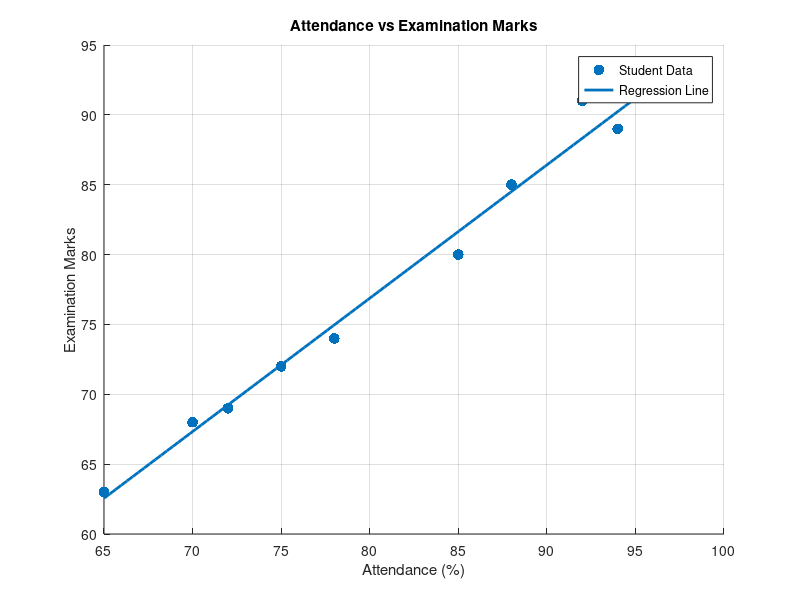
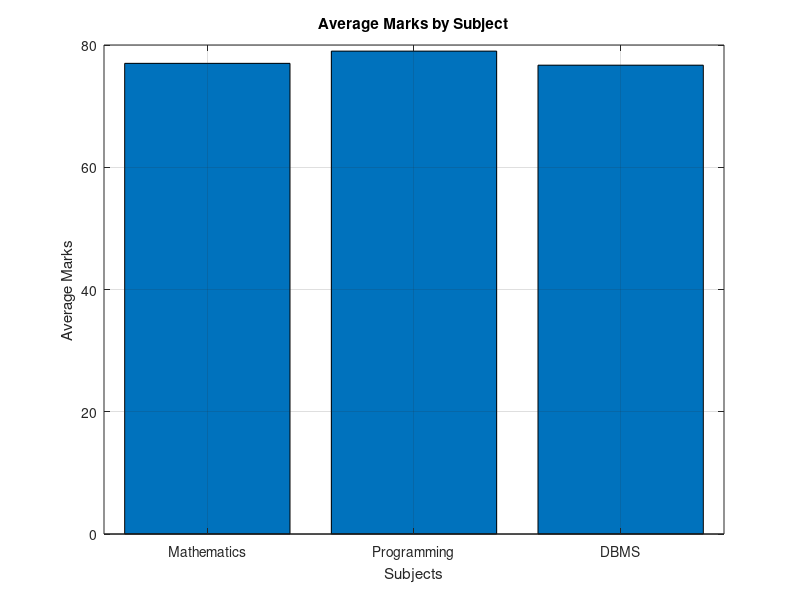
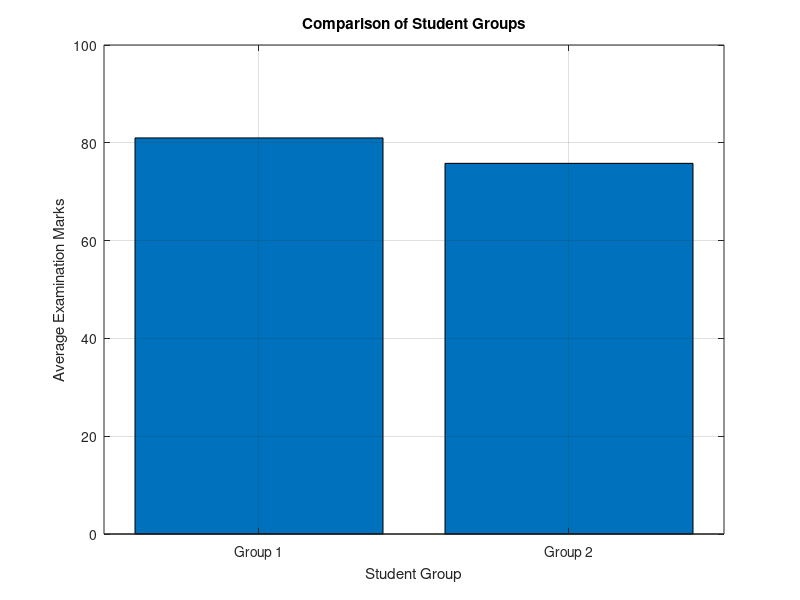

The MATLAB source for these figures, in order:
clc;
clear;
close all;

% Student marks: columns are Mathematics, Programming and DBMS
marks = [
    78 82 75;
    65 70 68;
    88 91 85;
    72 75 70;
    95 89 92;
    60 64 62;
    84 86 80;
    70 73 76;
    90 94 88;
    68 66 71
];

attendance = [85 72 94 78 97 65 88 75 92 70];
examMarks = [80 69 89 74 93 63 85 72 91 68];

% Statistical calculations
meanMarks = mean(marks);
medianMarks = median(marks);
modeMarks = mode(marks);
rangeMarks = max(marks) - min(marks);
varianceMarks = var(marks);
standardDeviation = std(marks);

disp('===== STATISTICAL ANALYSIS =====');
disp('Mean Marks:'); disp(meanMarks);
disp('Median Marks:'); disp(medianMarks);
disp('Mode Marks:'); disp(modeMarks);
disp('Range of Marks:'); disp(rangeMarks);
disp('Variance:'); disp(varianceMarks);
disp('Standard Deviation:'); disp(standardDeviation);

% Correlation
correlationMatrix = corrcoef(attendance, examMarks);
correlation = correlationMatrix(1,2);
disp('===== CORRELATION ANALYSIS =====');
fprintf('Correlation coefficient = %.4f\n', correlation);

% Linear regression and prediction
regressionCoefficients = polyfit(attendance, examMarks, 1);
slope = regressionCoefficients(1);
intercept = regressionCoefficients(2);
disp('===== LINEAR REGRESSION =====');
fprintf('Exam Marks = %.4f * Attendance + %.4f\n', slope, intercept);

predictedMarks = polyval(regressionCoefficients, 90);
fprintf('Predicted marks for 90%% attendance = %.2f\n', predictedMarks);

% Two-sample t-test
group1 = examMarks(1:5);
group2 = examMarks(6:10);
[h, pValue] = ttest2(group1, group2);

disp('===== T-TEST =====');
fprintf('Group 1 Mean = %.2f\n', mean(group1));
fprintf('Group 2 Mean = %.2f\n', mean(group2));
fprintf('P-value = %.4f\n', pValue);
if h == 1
    disp('There is a significant difference between the two groups.');
else
    disp('There is no significant difference between the two groups.');
end

% Graph 1: Attendance versus examination marks
figure;
scatter(attendance, examMarks, 60, 'filled');
hold on;
x = linspace(min(attendance), max(attendance), 100);
y = polyval(regressionCoefficients, x);
plot(x, y, 'LineWidth', 2);
xlabel('Attendance (%)');
ylabel('Examination Marks');
title('Attendance vs Examination Marks');
legend('Student Data', 'Regression Line', 'Location', 'best');
grid on;

% Graph 2: Average marks by subject
averageMarks = mean(marks);
figure;
bar(averageMarks);
xlabel('Subjects');
ylabel('Average Marks');
title('Average Marks by Subject');
xticklabels({'Mathematics', 'Programming', 'DBMS'});
grid on;

% Graph 3: Group performance comparison
figure;
bar([mean(group1), mean(group2)]);
xlabel('Student Group');
ylabel('Average Examination Marks');
title('Comparison of Student Groups');
xticklabels({'Group 1', 'Group 2'});
grid on;
